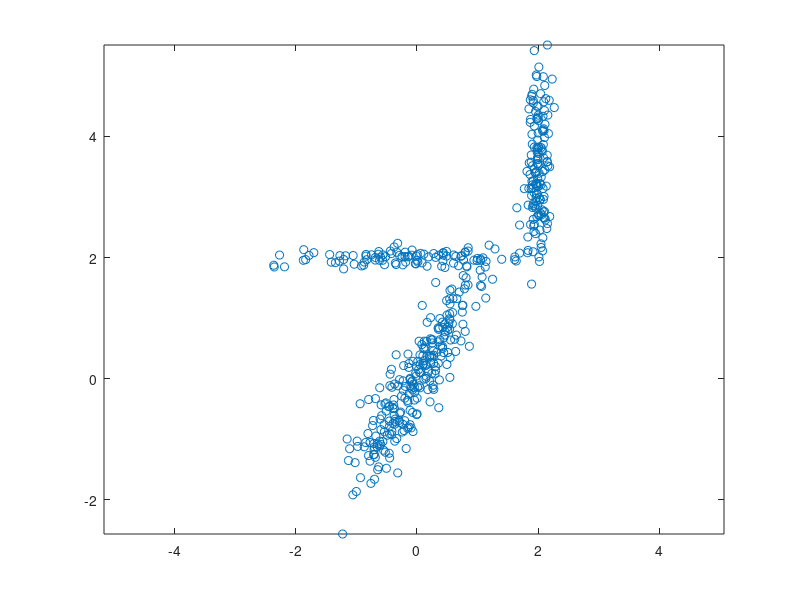

MATLAB code to generate this figure: (Note: this script raises an error after producing the figure.)

ndata = 500;
data = randn(ndata, 2);
prior = [0.3 0.5 0.2];
% Mixture model swaps clusters 1 and 3
datap = [0.2 0.5 0.3];
datac = [0 2; 0 0; 2 3.5];
datacov = repmat(eye(2), [1 1 3]);
data1 = data(1:prior(1)*ndata,:);
data2 = data(prior(1)*ndata+1:(prior(2)+prior(1))*ndata, :);
data3 = data((prior(1)+prior(2))*ndata +1:ndata, :);

% First cluster has axis aligned variance and centre (2, 3.5)
data1(:, 1) = data1(:, 1)*0.1 + 2.0;
data1(:, 2) = data1(:, 2)*0.8 + 3.5;
datacov(:, :, 3) = [0.1*0.1 0; 0 0.8*0.8];

% Second cluster has variance axes rotated by 30 degrees and centre (0, 0)
rotn = [cos(pi/6) -sin(pi/6); sin(pi/6) cos(pi/6)];
data2(:,1) = data2(:, 1)*0.2;
data2 = data2*rotn;
datacov(:, :, 2) = rotn' * [0.04 0; 0 1] * rotn;

% Third cluster is at (0,2)
data3(:, 2) = data3(:, 2)*0.1;
data3 = data3 + repmat([0 2], prior(3)*ndata, 1);

% Put the dataset together again
data = [data1; data2; data3];

ndata = 100;			% Number of data points.
noise = 0.2;			% Standard deviation of noise distribution.
x = [0:1/(2*(ndata - 1)):0.5]';
randn('state', 1);
rand('state', 1);
t = sin(2*pi*x) + noise*randn(ndata, 1);

% Fit three one-dimensional PPCA models
ncentres = 3;
ppca_dim = 1;

clc
disp('This demonstration illustrates the use of a Gaussian mixture model')
disp('with a probabilistic PCA covariance structure to approximate the')
disp('unconditional probability density of data in a two-dimensional space.')
disp('We begin by generating the data from a mixture of three Gaussians and')
disp('plotting it.')
disp(' ')
disp('The first cluster has axis aligned variance and centre (0, 2).')
disp('The variance parallel to the x-axis is significantly greater')
disp('than that parallel to the y-axis.')
disp('The second cluster has variance axes rotated by 30 degrees')
disp('and centre (0, 0).  The third cluster has significant variance')
disp('parallel to the y-axis and centre (2, 3.5).')
disp(' ')
disp('Press any key to continue.')
pause

fh1 = figure;
plot(data(:, 1), data(:, 2), 'o')
set(gca, 'Box', 'on')
axis equal
hold on

mix = gmm(2, ncentres, 'ppca', ppca_dim);
options = foptions;
options(14) = 10;
options(1) = -1;  % Switch off all warnings

% Just use 10 iterations of k-means in initialisation
% Initialise the model parameters from the data
mix = gmminit(mix, data, options);
disp('The mixture model has three components with 1-dimensional')
disp('PPCA subspaces.  The model parameters after initialisation using')
disp('the k-means algorithm are as follows')
disp('    Priors        Centres')
disp([mix.priors' mix.centres])
disp(' ')
disp('Press any key to continue')
pause

options(1)  = 1;		% Prints out error values.
options(14) = 30;		% Number of iterations.

disp('We now train the model using the EM algorithm for up to 30 iterations.')
disp(' ')
disp('Press any key to continue.')
pause

[mix, options, errlog] = gmmem(mix, data, options);
disp('The trained model has priors and centres:')
disp('    Priors        Centres')
disp([mix.priors' mix.centres])

% Now plot the result
for i = 1:ncentres
  % Plot the PC vectors
  v = mix.U(:,:,i);
  start=mix.centres(i,:)-sqrt(mix.lambda(i))*(v');
  endpt=mix.centres(i,:)+sqrt(mix.lambda(i))*(v');
  linex = [start(1) endpt(1)];
  liney = [start(2) endpt(2)];
  line(linex, liney, 'Color', 'k', 'LineWidth', 3)
  % Plot ellipses of one standard deviation
  theta = 0:0.02:2*pi;
  x = sqrt(mix.lambda(i))*cos(theta);
  y = sqrt(mix.covars(i))*sin(theta);
  % Rotate ellipse axes
  rot_matrix = [v(1) -v(2); v(2) v(1)];
  ellipse = (rot_matrix*([x; y]))';
  % Adjust centre
  ellipse = ellipse + ones(length(theta), 1)*mix.centres(i,:);
  plot(ellipse(:,1), ellipse(:,2), 'r-')
end

disp(' ')
disp('Press any key to exit')
pause
close (fh1);
clear all;
